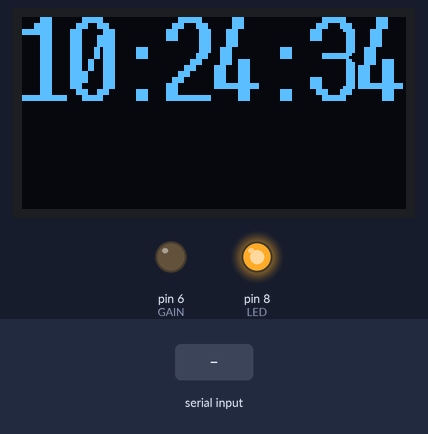
The sketch below on a simulated Arduino Uno, built with avr-gcc and run on an emulated ATmega328P. Parts: 128×64 one-colour display, output pins drawn as LEDs (lit = HIGH). Dashed ring = blinking. The inputs (shaded band) are chosen by the test bench. The local clock reads 2024-03-15 10:24:30 at power-on unless the sketch sets it; pins used as bus, display or sensor lines are not drawn; what the sketch prints to the serial monitor is not drawn.

Above: at 4.2 s.
4.3 s: "1" received over Serial
At 5.8 s:
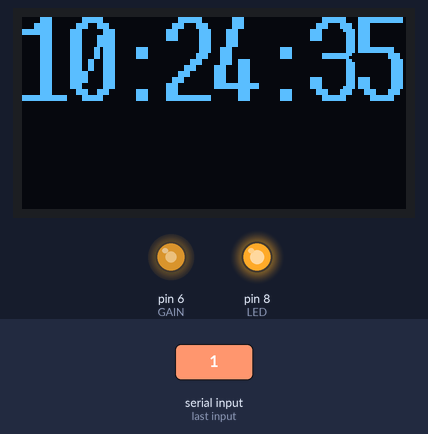
7.3 s: "90,45,200\n" received over Serial
At 7.8 s:
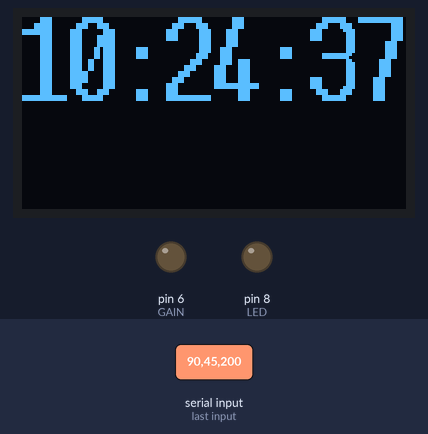
9.5 s: "f90\n" received over Serial
At 10.7 s:
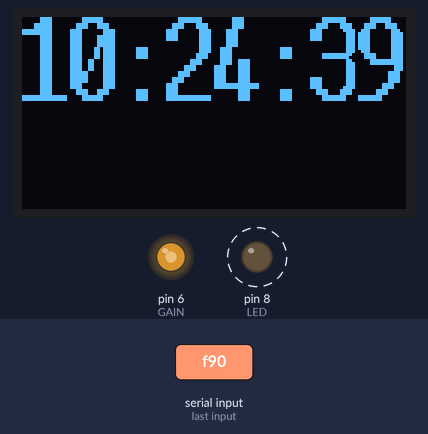
Timing chart, 0 to 17.0 s (numbered marks = the images above; inputs shaded):
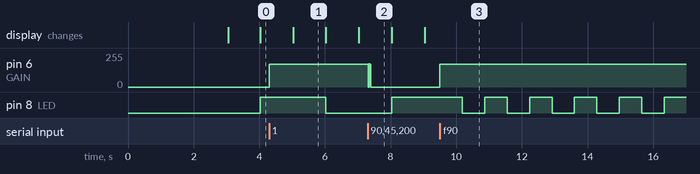

Measured:
- after the input at 4.3 s, pin 6 (GAIN): 0/255 → 170/255 at once
- after the input at 7.3 s, pin 6 (GAIN): 170/255 → 0/255 at once
- after the input at 9.5 s, pin 6 (GAIN): 0/255 → 170/255 at once; pin 8 (LED): alternates HIGH for 0.68 s and LOW for 0.68 s, starting after 0.69 s
- what the display in image 1 shows lasts 1.0 s, from 5.0 s to 6.0 s

The sketch:

FST4W.ino
```cpp
/* fst4w test beacon
  Anthony LE CREN F4GOH@orange.fr
  Created 16/7/2021
  the program send fst4w sequence every 2 minutes
  In serial Monitor
  key 'h' to set up RTC
  key 'f' to send fst4w sequence 160 symbols

  use fst4sim.exe in C:\WSJT\wsjtx\bin to generate symbols under console
  or into wspr/software directory (https://github.com/f4goh/WSPR)
  exemple :
  fst4sim "F4GOH JN07 20" 120 1500 0.0 0 0 0 0 F > FST4W_message.txt
  result in FST4W_message.txt

  Message: F4GOH JN07 20                         W: F iwspr: 1
  f0: 1500.000   DT:  0.00   TxT:  51.8   SNR: -15.0

  Message: F4GOH JN07 20                         W: F iwspr: 1
f0: 1500.000   DT:  0.00   TxT: 109.3   SNR:   0.0

Message bits:
00001000110111010011000000101000100011000110011000101110101000101101010010000 000000000000000000000000

Channel symbols:
0132102300
3021210200
0330302013
1303233323
1032010321
1032021303
2102011002
1322330132
1023123000
1102202303
1212001213
0020231032
0101320332
3012011111
3002222131
1101321023


  FST4W_MODE  (only 120 to 1800) in beacon
        0 = FST4W 120
        1 = FST4W 300
        2 = FST4W 900
        3 = FST4W 1800

  T/R period (s)  Symbol length (s) Tone Spacing (Hz) Occupied Bandwidth (Hz) FST4 SNR (dB) FST4W SNR (dB)
  15              0.060             16.67             67.7                    -20.7
  30              0.140             7.14              28.6                    -24.2
  60              0.324             3.09              12.4                    -28.1
  120             0.683             1.46              5.9                     -31.3         -32.8
  300             1.792             0.56              2.2                     -35.3         -36.8
  900             5.547             0.180             0.72                    -40.2         -41.7
  1800            11.200            0.089             0.36                    -43.2         -44.8
*/


#include <SPI.h>
#include <EEPROM.h>
#include <DS3232RTC.h> //http://github.com/JChristensen/DS3232RTC
#include <Wire.h>
#include <Time.h>
#include "SSD1306AsciiWire.h"

SSD1306AsciiWire oled;  //afficheur oled;

#define LED 8
#define W_CLK 13
#define FQ_UD 10
#define RESET 9  // or 10
#define GAIN 6  //pwm output pinout to adjust gain (mos polarization)
//#define FREQUENCY 475700  //base freq
//#define FREQUENCY 1838100  //base freq
#define FREQUENCY 3570100  //base freq
//#define FREQUENCY 7040100
#define FST4W_MODE                0       //120
#define FSTW4_INTERVAL            120  //2 minutes
#define FST4W_SYMBOL_COUNT        160
#define PWM_GAIN 170      //continous voltage ctrl for mosfet R3=1K and R4=4.7K

long factor = -1500;		//adjust frequency
int secPrec = 0;
int gain = PWM_GAIN;

tmElements_t tm;

const uint8_t  FST4Wsymbols[FST4W_SYMBOL_COUNT] = {
  0, 1, 3, 2, 1, 0, 2, 3, 3, 0,
  3, 3, 0, 3, 1, 0, 0, 2, 2, 1,
  3, 1, 3, 0, 3, 1, 0, 1, 0, 3,
  1, 3, 0, 0, 3, 0, 1, 1, 2, 3,
  1, 0, 3, 2, 0, 1, 0, 3, 1, 2,
  1, 2, 3, 2, 1, 1, 0, 0, 1, 3,
  3, 1, 3, 0, 0, 2, 3, 1, 2, 0,
  3, 0, 2, 2, 1, 2, 0, 1, 3, 2,
  1, 0, 2, 3, 0, 3, 0, 3, 2, 2,
  0, 1, 0, 2, 0, 1, 0, 0, 2, 2,
  3, 1, 3, 0, 2, 1, 1, 3, 0, 1,
  0, 3, 2, 2, 2, 3, 1, 0, 3, 2,
  0, 1, 0, 0, 3, 2, 1, 2, 0, 2,
  2, 0, 3, 0, 0, 1, 3, 3, 3, 0,
  0, 0, 1, 3, 2, 1, 1, 0, 0, 2,
  0, 2, 0, 1, 3, 2, 1, 0, 2, 3
};


float toneSpacing[4] = {
  1.464,  // 120
  0.558,  // 300
  0.1803, // 900
  0.08929  // 1800
};

// Load WSPR/FST4W symbol length
unsigned int symbolLength[4] = {
  683,    // 120
  1792,   // 300
  5547,   // 900
  11200   // 1800
};


void setup() {


  Serial.begin(115200);
  Serial.print("hello");
  pinMode(LED, OUTPUT);
  pinMode(GAIN, OUTPUT);
  analogWrite(GAIN, 0);

  oled.begin(&Adafruit128x64, 0x3C);
  oled.setFont(TimesNewRoman16_bold);
  oled.clear();
  oled.setCursor(5, 0);
  oled.println(F("FST4W"));
  oled.setCursor(10, 3);   //x y
  oled.print(F("IK1HGI 2021"));
  oled.setFont(fixednums15x31);
  delay(3000);
  oled.clear();
  initDds();

  setfreq(0, 0);
  setfreq(0, 0);
}


void loop() {

  char c;
  if (Serial.available() > 0) {
    c = Serial.read();
    Serial.println(c);
    debug(c);
  }

  RTC.read(tm);

  if ((tm.Minute % (FSTW4_INTERVAL / 60)) == 0 && tm.Second == 0) {
    sendfst4w(FREQUENCY);
  }

  if (secPrec != tm.Second) {
    Serial.print(tm.Hour);
    Serial.print(":");
    Serial.print(tm.Minute);
    Serial.print(":");
    Serial.println(tm.Second);
    char heure[10];
    sprintf(heure, "%02d:%02d:%02d", tm.Hour, tm.Minute, tm.Second);
    oled.setCursor(0, 0);
    oled.print(heure);
    secPrec = tm.Second;
    if (tm.Second % 2 == 0) digitalWrite(LED, digitalRead(LED) ^ 1);
  }

  delay(10);
}

/********************************************************
  Debug function
 ********************************************************/


void debug(char c)
{
  switch (c)
  {
    case '0' :  setfreq(0, 0);
      ddsPowerOff();
      analogWrite(GAIN, 0);
      break;
    case '1' :  //ddsPowerOn();
      setfreq(FREQUENCY, 0);  //teste avec dds pw off
      analogWrite(GAIN, PWM_GAIN);
      break;
    case '2' :  factor += 100;
      Serial.println(factor);
      break;
    case '3' :  factor -= 100;
      Serial.println(factor);
      break;
    case '4' :  gain += 10;
      Serial.println(gain);
      analogWrite(GAIN, gain);
      break;
    case '5' :  gain -= 10;
      Serial.println(gain);
      analogWrite(GAIN, gain);
      break;
    case 'h' :   majRtc();
      break;
    case 'f' :
      sendfst4w(FREQUENCY);
      break;
  }
}


/********************************************************
  AD9850 routines
 ********************************************************/


void initDds()
{
  SPI.begin();
  pinMode(W_CLK, OUTPUT);
  pinMode(FQ_UD, OUTPUT);
  pinMode(RESET, OUTPUT);

  SPI.setBitOrder(LSBFIRST);
  SPI.setDataMode(SPI_MODE0);

  pulse(RESET);
  pulse(W_CLK);
  pulse(FQ_UD);

}

void pulse(int pin) {
  digitalWrite(pin, HIGH);
  // delay(1);
  digitalWrite(pin, LOW);
}

void ddsPowerOn() {
  setfreq(0, 0);
}

void ddsPowerOff() {
  pulse(FQ_UD);
  SPI.transfer(0x04);
  pulse(FQ_UD);
}


void setfreq(double f, uint16_t p) {
  uint32_t deltaphase;

  deltaphase = f * 4294967296.0 / (125000000 + factor);
  for (int i = 0; i < 4; i++, deltaphase >>= 8) {
    SPI.transfer(deltaphase & 0xFF);
  }
  SPI.transfer((p << 3) & 0xFF) ;
  pulse(FQ_UD);
}


void sendfst4w(long freq) {
  analogWrite(GAIN, PWM_GAIN);
  int a = 0;
  for (int element = 0; element < FST4W_SYMBOL_COUNT; element++) {    // For each element in the message
    a = double(FST4Wsymbols[element]); //   get the numerical ASCII Code
    setfreq((double) freq + (double) toneSpacing[FST4W_MODE] * a, 0);
    delay(symbolLength[FST4W_MODE]);
    Serial.print(a);
    digitalWrite(LED, digitalRead(LED) ^ 1);
  }
  analogWrite(GAIN, 0);
  setfreq(0, 0);
  Serial.println("EOT");
}

void majRtc()
{
  time_t t;
  //check for input to set the RTC, minimum length is 12, i.e. yy,m,d,h,m,s
  Serial.println(F("update time : format yy,m,d,h,m,s"));
  Serial.println(F("exemple : 2016,6,18,16,32,30, "));

  while (Serial.available () <= 12) {
  }
  //note that the tmElements_t Year member is an offset from 1970,
  //but the RTC wants the last two digits of the calendar year.
  //use the convenience macros from Time.h to do the conversions.
  int y = Serial.parseInt();
  if (y >= 100 && y < 1000)
    Serial.println(F("Error: Year must be two digits or four digits!"));
  else {
    if (y >= 1000)
      tm.Year = CalendarYrToTm(y);
    else    //(y < 100)
      tm.Year = y2kYearToTm(y);
    tm.Month = Serial.parseInt();
    tm.Day = Serial.parseInt();
    tm.Hour = Serial.parseInt();
    tm.Minute = Serial.parseInt();
    tm.Second = Serial.parseInt();
    t = makeTime(tm);
    RTC.set(t);        //use the time_t value to ensure correct weekday is set
    setTime(t);
    while (Serial.available () > 0) Serial.read();
  }
}
/*
  Available fonts
  Adafruit5x7
  font5x7
  lcd5x7
  Stang5x7
  X11fixed7x14
  X11fixed7x14B
  ZevvPeep8x16
  System5x7
  SystemFont5x7
  Iain5x7
  Arial14
  Arial_bold_14
  Corsiva_12
  Verdana_digits_24
  Callibri10
  Callibri11
  Callibri11_bold
  Callibri11_italic
  Callibri14
  Callibri15
  Cooper19
  Cooper21
  Cooper26
  TimesNewRoman13
  TimesNewRoman13_italic
  TimesNewRoman16
  TimesNewRoman16_bold
  TimesNewRoman16_italic
  Verdana12
  Verdana12_bold
  Verdana12_italic
  Roosewood22
  Roosewood26
  fixednums7x15
  fixednums8x16
  fixednums15x31
  CalBlk36
  CalLite24
  lcdnums12x16
  lcdnums14x24
  fixed_bold10x15
  Wendy3x5
  newbasic3x5
  font8x8
  cp437font8x8
  utf8font10x16
*/
```
